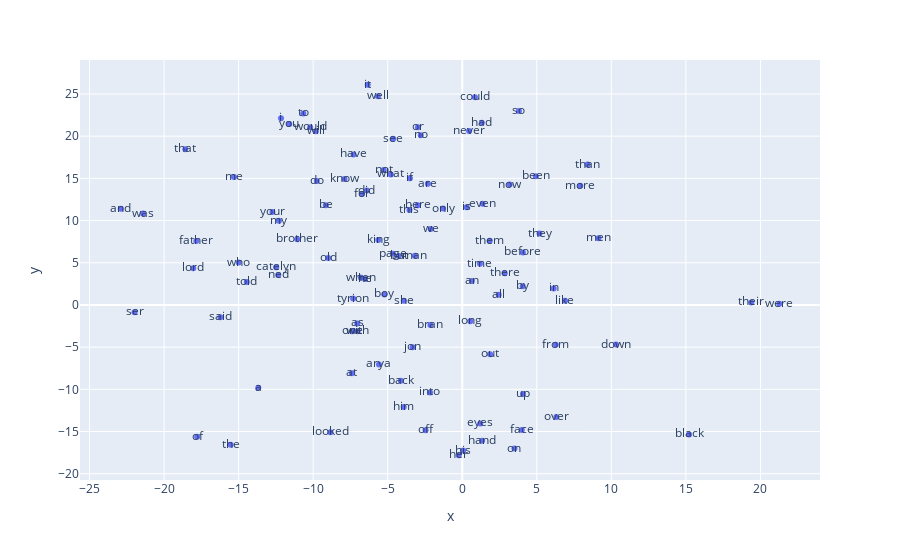

The notebook cell this image was saved under:
### Code cell
# Graficar los embedddings en 2D
import plotly.graph_objects as go
import plotly.express as px

vecs, labels = reduce_dimensions(w2v_model)

MAX_WORDS=100
fig = px.scatter(x=vecs[:MAX_WORDS,0], y=vecs[:MAX_WORDS,1], text=labels[:MAX_WORDS])
fig
#fig.show(renderer="colab") # esto para plotly en colab

### Figure 1 — Plotly figure (JSON) as saved in the notebook; plotly's stock layout.template omitted (floating-point values rounded to 4 significant figures)
{"data": [{"hovertemplate": "x=%{x}<br>y=%{y}<br>text=%{text}<extra></extra>", "legendgroup": "", "marker": {"color": "#636efa", "symbol": "circle"}, "mode": "markers+text", "name": "", "orientation": "v", "showlegend": false, "text": ["the", "and", "to", "a", "of", "he", "his", "was", "her", "you", "in", "it", "had", "i", "she", "as", "him", "with", "that", "said", "not", "for", "at", "on", "but", "they", "is", "my", "lord", "no", "from", "them", "have", "would", "were", "be", "all", "your", "when", "ser", "me", "if", "will", "so", "could", "one", "jon", "what", "their", "ned", "up", "out", "there", "man", "are", "this", "back", "been", "do", "did", "down", "like", "men", "by", "we", "tyrion", "page", "hand", "eyes", "than", "now", "only", "or", "king", "father", "told", "see", "bran", "catelyn", "more", "who", "off", "here", "even", "arya", "an", "face", "over", "into", "know", "old", "boy", "black", "before", "looked", "never", "well", "long", "time", "brother"], "type": "scatter", "x": [-15.53, -22.91, -10.67, -13.68, -17.78, -6.528, 0.05612, -21.41, -0.2399, -11.6, 6.133, -6.341, 1.314, -12.16, -3.924, -7.039, -3.926, -7.022, -18.58, -16.23, -5.27, -6.721, -7.404, 3.503, -4.271, 5.182, 0.2983, -12.3, -18.04, -2.785, 6.276, 1.846, -7.292, -10.2, 21.26, -9.15, 2.444, -12.73, -6.806, -21.98, -15.31, -3.511, -9.823, 3.801, 0.8494, -7.389, -3.334, -4.795, 19.38, -12.34, 4.072, 1.865, 2.848, -3.175, -2.307, -3.541, -4.117, 4.934, -9.758, -6.397, 10.31, 6.889, 9.14, 4.054, -2.12, -7.32, -4.654, 1.332, 1.21, 8.402, 3.181, -1.286, -2.97, -5.631, -17.84, -14.45, -4.631, -2.137, -12.48, 7.92, -15.0, -2.463, -2.985, 1.362, -5.586, 0.645, 3.994, 6.315, -2.165, -7.899, -8.993, -5.22, 15.21, 4.068, -8.84, 0.4601, -5.657, 0.5363, 1.187, -11.07], "xaxis": "x", "y": [-16.57, 11.4, 22.7, -9.809, -15.63, 3.082, -17.25, 10.83, -17.81, 21.45, 1.956, 26.09, 21.59, 22.12, 0.4894, -2.198, -12.08, -3.107, 18.44, -1.469, 15.98, 13.15, -8.085, -17.02, 5.813, 8.465, 11.57, 9.963, 4.348, 20.1, -4.72, 7.606, 17.83, 21.06, 0.1366, 11.82, 1.193, 11.03, 3.247, -0.8523, 15.16, 15.0, 20.58, 23.0, 24.6, -3.129, -5.002, 15.47, 0.3, 3.536, -10.57, -5.83, 3.746, 5.821, 14.35, 11.25, -8.996, 15.26, 14.7, 13.55, -4.7, 0.4918, 7.904, 2.22, 9.0, 0.7623, 6.075, -16.08, -14.04, 16.63, 14.27, 11.42, 21.05, 7.71, 7.573, 2.717, 19.71, -2.365, 4.464, 14.13, 5.027, -14.84, 11.8, 11.98, -7.049, 2.834, -14.83, -13.28, -10.37, 14.92, 5.551, 1.251, -15.34, 6.219, -15.09, 20.63, 24.74, -1.919, 4.891, 7.781], "yaxis": "y"}], "layout": {"legend": {"tracegroupgap": 0}, "margin": {"t": 60}, "xaxis": {"anchor": "y", "domain": [0, 1], "title": {"text": "x"}}, "yaxis": {"anchor": "x", "domain": [0, 1], "title": {"text": "y"}}}}
